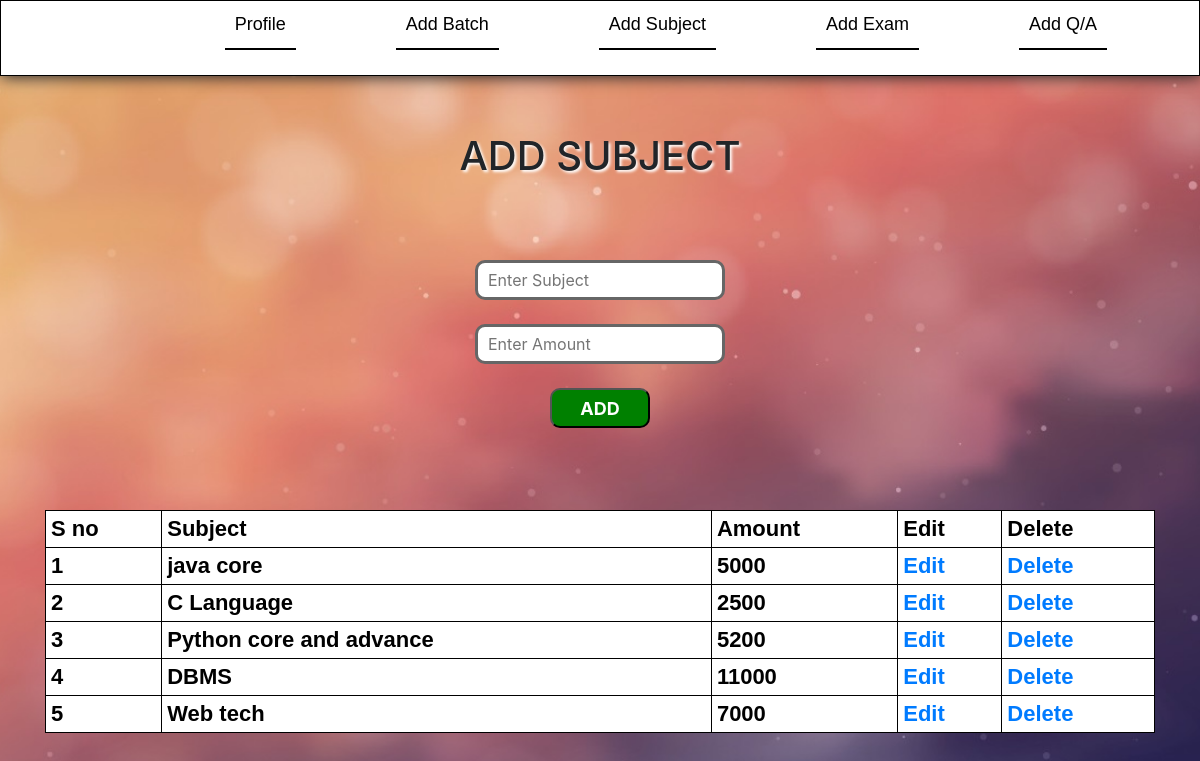
The page /addsubject.php (signed in) on the database its author committed.
### tables this page shows
CREATE TABLE IF NOT EXISTS `sub` (
  `userid` int(20) NOT NULL AUTO_INCREMENT,
  `sub` varchar(200) NOT NULL,
  `payment` int(10) NOT NULL,
  `timee` varchar(200) NOT NULL,
  `c1` varchar(200) NOT NULL,
  `c2` varchar(200) NOT NULL,
  `c3` varchar(200) NOT NULL,
  PRIMARY KEY (`userid`)
);

### addsubject.php (the view, shortened to what this page needs)
<?php
@include('dbconn.php');
@include('menu.php');
?>
<html>
<head>
    <link rel="stylesheet" href="https://stackpath.bootstrapcdn.com/bootstrap/4.3.1/css/bootstrap.min.css">
	<link rel="stylesheet" href="style.css" type="text/css"/>
</head>
<body>
<div class="container">
<?php
echo"<br><br><br><center><h1 style='text-shadow:2px 2px 3px white;'>ADD SUBJECT</h1></center>";
?>
<div class="form-group row">
<center class="col col-md-12">
	<form action="addsubjecttarg.php" method="post">
		<br><br><br><input class="input" type="text" name="subname"value="" placeholder="Enter Subject" required/>
		<br><br><input class="input" type="number" name="amount"value="" placeholder="Enter Amount" required/>
		<br><br>
		<input type="submit"value="ADD"/>
	</form>
</center>
</div>
		<table>
			<tr>
				<th>S no</th>
				<th>Subject</th>
				<th>Amount</th>
				<th>Edit</th>
				<th>Delete</th>
			</tr>
<?php
$sql = "SELECT * FROM sub";
$result = mysqli_query($conn, $sql);
$sn=1;
if(mysqli_num_rows($result) > 0) {
  while($row = mysqli_fetch_assoc($result)) {
	     $id=$row["userid"];
	     $sub=$row["sub"];
		 $py=$row["payment"];
    echo "<tr><td>$sn</td> <td>$sub</td> <td>$py</td> <td><a href='editsubjects.php?id=$id' target='_blank'> Edit </a> </td> <td> <a href='deletesubject.php?id=$id' >Delete</a> </td> </tr>";
		 $sn++;
  }
} else {
}
?>
</table>
</div>
</body>
</html>

### style.css (style rules this page uses)
body { background-image:url('bgimgs/10.jpg'); background-repeat: no-repeat; background-position: center; background-size: cover; }
.container { position:relative; top:60px; margin-bottom:400px; }
table { position:relative; width:100%; top:50px; border-collapse:collapse; background-color:white; color:black; }
tr,td,th { color:black; font-family:arial; font-size:22px; border:none; font-weight:bold; border:solid 1px; border-collapse:collapse; padding:5px; }
input[type=number], input[type=mail], input[type=text], input[type=password], input[type=date], textarea { width:250px; height:40px; color:black; border:solid #666 3px; border-radius:10px; padding:10px; }
input[type=submit],input[type=button] { width:100px; height:40px; font-size:18px; font-weight:bold; border-radius:10px; color:white; background-color:green; }

### rows shown on the page
sub: sub "java core", payment "5000"
sub: sub "C Language", payment "2500"
sub: sub "Python core and advance", payment "5200"
sub: sub "DBMS", payment "11000"
sub: sub "Web tech", payment "7000"
